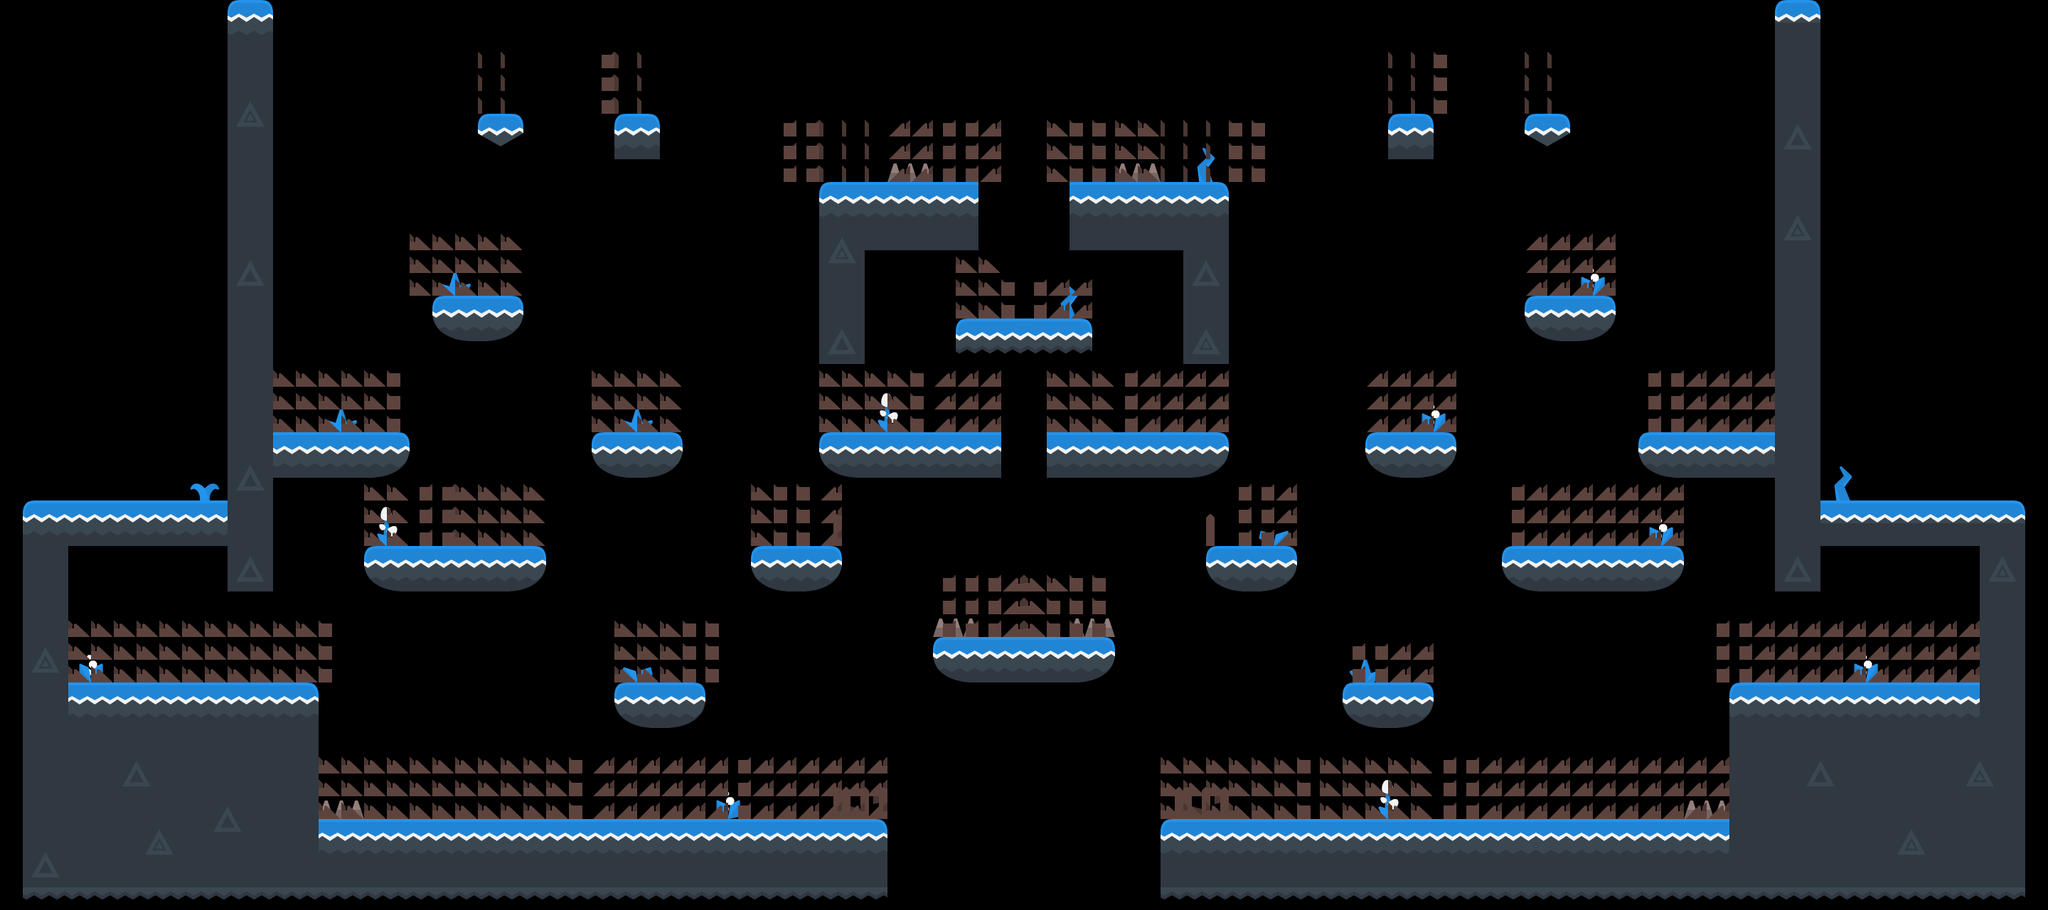

A level layout from a 2D game, rendered from its tile map. Below: a short description, then the map file with tile-grid data replaced by summaries:
An orthogonal 90x40 tile map with 32x32 px tiles, 2 tile layers (Escenario, IA subir), 2 hidden layers not drawn, 2 tilesets and 105 objects (67x platform, 18x moneda, 6x arma, 6x trampa, 4x player, ...).

<map version="1.0" orientation="orthogonal" renderorder="right-down" width="90" height="40" tilewidth="32" tileheight="32" nextobjectid="187">
 <properties>
  <property name="fondo" value="./resources/fondos/fondoHielo.jpg" />
 </properties>
 <tileset firstgid="1" name="tilesheet_complete" tilewidth="32" tileheight="32" tilecount="1056" columns="44">
  <image source="../../../../ProyectosHito2/KOTJ_CargaMapas/resources/mapas/tilesheet_complete.png" width="1408" height="768" />
 </tileset>
 <tileset firstgid="1057" name="tilesheet_complete" tilewidth="32" tileheight="32" tilecount="1056" columns="44">
  <image source="../../../../ProyectosHito2/KOTJ_CargaMapas/resources/mapas/tilesheet_complete.png" width="1408" height="768" />
 </tileset>
 <objectgroup name="Plataformas" visible="0">
  <object id="16" name="platform" x="32" y="768" width="64" height="192">
   <properties>
    <property name="roz" value="0" />
   </properties>
  </object>
  <object id="18" name="platform" x="320" y="0" width="64" height="832">
   <properties>
    <property name="roz" value="0" />
   </properties>
  </object>
  <object id="20" name="platform" x="32" y="992" width="416" height="288">
   <properties>
    <property name="roz" value="0" />
   </properties>
  </object>
  <object id="21" name="platform" x="448" y="1152" width="800" height="128">
   <properties>
    <property name="roz" value="2" />
   </properties>
  </object>
  <object id="22" name="platform" x="1632" y="1152" width="800" height="128">
   <properties>
    <property name="roz" value="2" />
   </properties>
  </object>
  <object id="23" name="platform" x="32" y="960" width="416" height="32">
   <properties>
    <property name="roz" value="2" />
   </properties>
  </object>
  <object id="31" name="platform" x="864" y="992" width="128" height="32">
   <properties>
    <property name="roz" value="0" />
   </properties>
  </object>
  <object id="32" name="platform" x="864" y="960" width="128" height="32">
   <properties>
    <property name="roz" value="2" />
   </properties>
  </object>
  <object id="39" name="platform" x="2112" y="768" width="256" height="32">
   <properties>
    <property name="roz" value="2" />
   </properties>
  </object>
  <object id="40" name="platform" x="2112" y="800" width="256" height="32">
   <properties>
    <property name="roz" value="0" />
   </properties>
  </object>
  <object id="41" name="platform" x="2144" y="448" width="160" height="32">
   <properties>
    <property name="roz" value="0" />
   </properties>
  </object>
  <object id="42" name="platform" x="2144" y="416" width="160" height="32">
   <properties>
    <property name="roz" value="2" />
   </properties>
  </object>
  <object id="43" name="platform" x="576" y="448" width="160" height="32">
   <properties>
    <property name="roz" value="0" />
   </properties>
  </object>
  <object id="44" name="platform" x="576" y="416" width="160" height="32">
   <properties>
    <property name="roz" value="2" />
   </properties>
  </object>
  <object id="45" name="platform" x="512" y="800" width="256" height="32">
   <properties>
    <property name="roz" value="0" />
   </properties>
  </object>
  <object id="46" name="platform" x="512" y="768" width="256" height="32">
   <properties>
    <property name="roz" value="2" />
   </properties>
  </object>
  <object id="47" name="platform" x="1152" y="640" width="243" height="32">
   <properties>
    <property name="roz" value="0" />
   </properties>
  </object>
  <object id="48" name="platform" x="1152" y="608" width="243" height="32">
   <properties>
    <property name="roz" value="2" />
   </properties>
  </object>
  <object id="49" name="platform" x="1484.5" y="640" width="243" height="32">
   <properties>
    <property name="roz" value="0" />
   </properties>
  </object>
  <object id="50" name="platform" x="1484.5" y="608" width="243" height="32">
   <properties>
    <property name="roz" value="2" />
   </properties>
  </object>
  <object id="51" name="platform" x="1312" y="928" width="256" height="32">
   <properties>
    <property name="roz" value="0" />
   </properties>
  </object>
  <object id="52" name="platform" x="1312" y="896" width="256" height="32">
   <properties>
    <property name="roz" value="2" />
   </properties>
  </object>
  <object id="53" name="platform" x="2432" y="960" width="416" height="32">
   <properties>
    <property name="roz" value="2" />
   </properties>
  </object>
  <object id="54" name="platform" x="2432" y="992" width="416" height="288">
   <properties>
    <property name="roz" value="0" />
   </properties>
  </object>
  <object id="56" name="platform" x="2496" y="0" width="64" height="832">
   <properties>
    <property name="roz" value="0" />
   </properties>
  </object>
  <object id="60" name="platform" x="384" y="608" width="192" height="32">
   <properties>
    <property name="roz" value="2" />
   </properties>
  </object>
  <object id="61" name="platform" x="384" y="640" width="192" height="32">
   <properties>
    <property name="roz" value="0" />
   </properties>
  </object>
  <object id="62" name="platform" x="2304" y="640" width="192" height="32">
   <properties>
    <property name="roz" value="0" />
   </properties>
  </object>
  <object id="63" name="platform" x="2304" y="608" width="192" height="32">
   <properties>
    <property name="roz" value="2" />
   </properties>
  </object>
  <object id="64" name="platform" x="1952" y="192" width="64" height="32">
   <properties>
    <property name="roz" value="0" />
   </properties>
  </object>
  <object id="65" name="platform" x="1952" y="160" width="64" height="32">
   <properties>
    <property name="roz" value="2" />
   </properties>
  </object>
  <object id="66" name="platform" x="864" y="192" width="64" height="32">
   <properties>
    <property name="roz" value="0" />
   </properties>
  </object>
  <object id="67" name="platform" x="864" y="160" width="64" height="32">
   <properties>
    <property name="roz" value="2" />
   </properties>
  </object>
  <object id="124" name="platform" x="2784" y="768" width="64" height="192">
   <properties>
    <property name="roz" value="0" />
   </properties>
  </object>
  <object id="129" name="platform" x="1152" y="288" width="224" height="64">
   <properties>
    <property name="roz" value="0" />
   </properties>
  </object>
  <object id="130" name="platform" x="1152" y="256" width="224" height="32">
   <properties>
    <property name="roz" value="2" />
   </properties>
  </object>
  <object id="131" name="platform" x="1504" y="288" width="224" height="64">
   <properties>
    <property name="roz" value="0" />
   </properties>
  </object>
  <object id="132" name="platform" x="1504" y="256" width="224" height="32">
   <properties>
    <property name="roz" value="2" />
   </properties>
  </object>
  <object id="133" name="platform" x="1152" y="352" width="64" height="160">
   <properties>
    <property name="roz" value="0" />
   </properties>
  </object>
  <object id="134" name="platform" x="1664" y="352" width="64" height="160">
   <properties>
    <property name="roz" value="0" />
   </properties>
  </object>
  </objectgroup>
 <objectgroup name="Spawns" visible="0">
  <!-- 44 objects omitted --></objectgroup>
 <layer name="Escenario" width="90" height="40">
  <data>[3600 cells, 972 non-empty, 80 distinct tile ids]</data>
 </layer>
 <layer name="IA bajar" width="90" height="40" visible="0">
  <data>[3600 cells, 569 non-empty, 4 distinct tile ids]</data>
 </layer>
 <layer name="IA misma" width="90" height="40" visible="0">
  <data>[3600 cells, 591 non-empty, 3 distinct tile ids]</data>
 </layer>
 <layer name="IA subir" width="90" height="40">
  <data>[3600 cells, 577 non-empty, 6 distinct tile ids]</data>
 </layer>
</map>
<!-- 65 of 105 objects omitted -->
